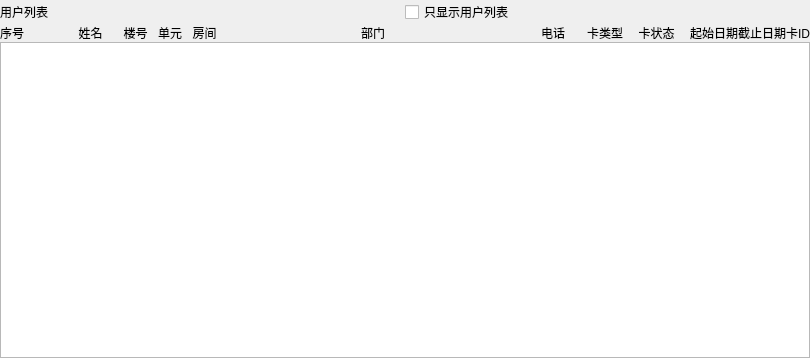
                    <widget class="QWidget" name="scrollAreaWidgetContents_5">
                     <property name="geometry">
                      <rect>
                       <x>0</x>
                       <y>0</y>
                       <width>810</width>
                       <height>358</height>
                      </rect>
                     </property>
                     <layout class="QVBoxLayout" name="verticalLayout_2" stretch="1,1,0">
                      <property name="spacing">
                       <number>0</number>
                      </property>
                      <property name="leftMargin">
                       <number>0</number>
                      </property>
                      <property name="topMargin">
                       <number>0</number>
                      </property>
                      <property name="rightMargin">
                       <number>0</number>
                      </property>
                      <property name="bottomMargin">
                       <number>0</number>
                      </property>
                      <item>
                       <widget class="QWidget" name="widget_18" native="true">
                        <property name="sizePolicy">
                         <sizepolicy hsizetype="Preferred" vsizetype="Fixed">
                          <horstretch>0</horstretch>
                          <verstretch>0</verstretch>
                         </sizepolicy>
                        </property>
                        <layout class="QHBoxLayout" name="horizontalLayout_56">
                         <property name="spacing">
                          <number>0</number>
                         </property>
                         <property name="leftMargin">
                          <number>0</number>
                         </property>
                         <property name="topMargin">
                          <number>0</number>
                         </property>
                         <property name="rightMargin">
                          <number>0</number>
                         </property>
                         <property name="bottomMargin">
                          <number>0</number>
                         </property>
                         <item>
                          <widget class="QLabel" name="label_148">
                           <property name="sizePolicy">
                            <sizepolicy hsizetype="Preferred" vsizetype="Fixed">
                             <horstretch>0</horstretch>
                             <verstretch>0</verstretch>
                            </sizepolicy>
                           </property>
                           <property name="text">
                            <string>用户列表</string>
                           </property>
                          </widget>
                         </item>
                         <item>
                          <widget class="QCheckBox" name="onlyshowuserlist_3">
                           <property name="sizePolicy">
                            <sizepolicy hsizetype="Minimum" vsizetype="Fixed">
                             <horstretch>0</horstretch>
                             <verstretch>0</verstretch>
                            </sizepolicy>
                           </property>
                           <property name="text">
                            <string>只显示用户列表</string>
                           </property>
                          </widget>
                         </item>
                        </layout>
                       </widget>
                      </item>
                      <item>
                       <widget class="QWidget" name="wddd_4" native="true">
                        <property name="sizePolicy">
                         <sizepolicy hsizetype="Preferred" vsizetype="Fixed">
                          <horstretch>0</horstretch>
                          <verstretch>0</verstretch>
                         </sizepolicy>
                        </property>
                        <layout class="QHBoxLayout" name="horizontalLayout_55" stretch="3,2,2,1,2,13,3,1,3,1,1,1">
                         <property name="spacing">
                          <number>0</number>
                         </property>
                         <property name="leftMargin">
                          <number>0</number>
                         </property>
                         <property name="topMargin">
                          <number>0</number>
                         </property>
                         <property name="rightMargin">
                          <number>0</number>
                         </property>
                         <property name="bottomMargin">
                          <number>0</number>
                         </property>
                         <item>
                          <widget class="QLabel" name="label_134">
                           <property name="sizePolicy">
                            <sizepolicy hsizetype="Preferred" vsizetype="Preferred">
                             <horstretch>0</horstretch>
                             <verstretch>0</verstretch>
                            </sizepolicy>
                           </property>
                           <property name="text">
                            <string>序号</string>
                           </property>
                           <property name="alignment">
                            <set>Qt::AlignLeading|Qt::AlignLeft|Qt::AlignVCenter</set>
                           </property>
                          </widget>
                         </item>
                         <item>
                          <widget class="QLabel" name="label_135">
                           <property name="sizePolicy">
                            <sizepolicy hsizetype="Preferred" vsizetype="Preferred">
                             <horstretch>0</horstretch>
                             <verstretch>0</verstretch>
                            </sizepolicy>
                           </property>
                           <property name="text">
                            <string>姓名</string>
                           </property>
                           <property name="alignment">
                            <set>Qt::AlignCenter</set>
                           </property>
                          </widget>
                         </item>
                         <item>
                          <widget class="QLabel" name="label_136">
                           <property name="sizePolicy">
                            <sizepolicy hsizetype="Preferred" vsizetype="Preferred">
                             <horstretch>0</horstretch>
                             <verstretch>0</verstretch>
                            </sizepolicy>
                           </property>
                           <property name="text">
                            <string>楼号</string>
                           </property>
                           <property name="alignment">
                            <set>Qt::AlignCenter</set>
                           </property>
                          </widget>
                         </item>
                         <item>
                          <widget class="QLabel" name="label_137">
                           <property name="sizePolicy">
                            <sizepolicy hsizetype="Preferred" vsizetype="Preferred">
                             <horstretch>0</horstretch>
                             <verstretch>0</verstretch>
                            </sizepolicy>
                           </property>
                           <property name="text">
                            <string>单元</string>
                           </property>
                           <property name="alignment">
                            <set>Qt::AlignCenter</set>
                           </property>
                          </widget>
                         </item>
                         <item>
                          <widget class="QLabel" name="label_138">
                           <property name="sizePolicy">
                            <sizepolicy hsizetype="Preferred" vsizetype="Preferred">
                             <horstretch>0</horstretch>
                             <verstretch>0</verstretch>
                            </sizepolicy>
                           </property>
                           <property name="text">
                            <string>房间</string>
                           </property>
                           <property name="alignment">
                            <set>Qt::AlignCenter</set>
                           </property>
                          </widget>
                         </item>
                         <item>
                          <widget class="QLabel" name="label_139">
                           <property name="sizePolicy">
                            <sizepolicy hsizetype="Preferred" vsizetype="Preferred">
                             <horstretch>0</horstretch>
                             <verstretch>0</verstretch>
                            </sizepolicy>
                           </property>
                           <property name="text">
                            <string>部门</string>
                           </property>
                           <property name="alignment">
                            <set>Qt::AlignCenter</set>
                           </property>
                          </widget>
                         </item>
                         <item>
                          <widget class="QLabel" name="label_140">
                           <property name="sizePolicy">
                            <sizepolicy hsizetype="Preferred" vsizetype="Preferred">
                             <horstretch>0</horstretch>
                             <verstretch>0</verstretch>
                            </sizepolicy>
                           </property>
                           <property name="text">
                            <string>电话</string>
                           </property>
                           <property name="alignment">
                            <set>Qt::AlignCenter</set>
                           </property>
                          </widget>
                         </item>
                         <item>
                          <widget class="QLabel" name="label_141">
                           <property name="sizePolicy">
                            <sizepolicy hsizetype="Preferred" vsizetype="Preferred">
                             <horstretch>0</horstretch>
                             <verstretch>0</verstretch>
                            </sizepolicy>
                           </property>
                           <property name="text">
                            <string>卡类型</string>
                           </property>
                           <property name="alignment">
                            <set>Qt::AlignCenter</set>
                           </property>
                          </widget>
                         </item>
                         <item>
                          <widget class="QLabel" name="label_142">
                           <property name="sizePolicy">
                            <sizepolicy hsizetype="Preferred" vsizetype="Preferred">
                             <horstretch>0</horstretch>
                             <verstretch>0</verstretch>
                            </sizepolicy>
                           </property>
                           <property name="text">
                            <string>卡状态</string>
                           </property>
                           <property name="alignment">
                            <set>Qt::AlignCenter</set>
                           </property>
                          </widget>
                         </item>
                         <item>
                          <widget class="QLabel" name="label_143">
                           <property name="text">
                            <string>起始日期</string>
                           </property>
                           <property name="alignment">
                            <set>Qt::AlignCenter</set>
                           </property>
                          </widget>
                         </item>
                         <item>
                          <widget class="QLabel" name="label_144">
                           <property name="text">
                            <string>截止日期</string>
                           </property>
                           <property name="alignment">
                            <set>Qt::AlignCenter</set>
                           </property>
                          </widget>
                         </item>
                         <item>
                          <widget class="QLabel" name="label_147">
                           <property name="text">
                            <string>卡ID</string>
                           </property>
                           <property name="alignment">
                            <set>Qt::AlignCenter</set>
                           </property>
                          </widget>
                         </item>
                        </layout>
                       </widget>
                      </item>
                      <item>
                       <widget class="QWidget" name="horizontalWidget_3" native="true">
                        <layout class="QHBoxLayout" name="horizontalLayout_4" stretch="0">
                         <property name="spacing">
                          <number>0</number>
                         </property>
                         <property name="leftMargin">
                          <number>0</number>
                         </property>
                         <property name="topMargin">
                          <number>0</number>
                         </property>
                         <property name="rightMargin">
                          <number>0</number>
                         </property>
                         <property name="bottomMargin">
                          <number>0</number>
                         </property>
                         <item>
                          <widget class="QListWidget" name="listWidget_clientlist">
                           <property name="sizePolicy">
                            <sizepolicy hsizetype="Preferred" vsizetype="Expanding">
                             <horstretch>0</horstretch>
                             <verstretch>0</verstretch>
                            </sizepolicy>
                           </property>
                           <property name="minimumSize">
                            <size>
                             <width>670</width>
                             <height>100</height>
                            </size>
                           </property>
                           <property name="styleSheet">
                            <string notr="true"/>
                           </property>
                           <property name="verticalScrollBarPolicy">
                            <enum>Qt::ScrollBarAsNeeded</enum>
                           </property>
                           <property name="horizontalScrollBarPolicy">
                            <enum>Qt::ScrollBarAsNeeded</enum>
                           </property>
                          </widget>
                         </item>
                        </layout>
                       </widget>
                      </item>
                     </layout>
                    </widget>
